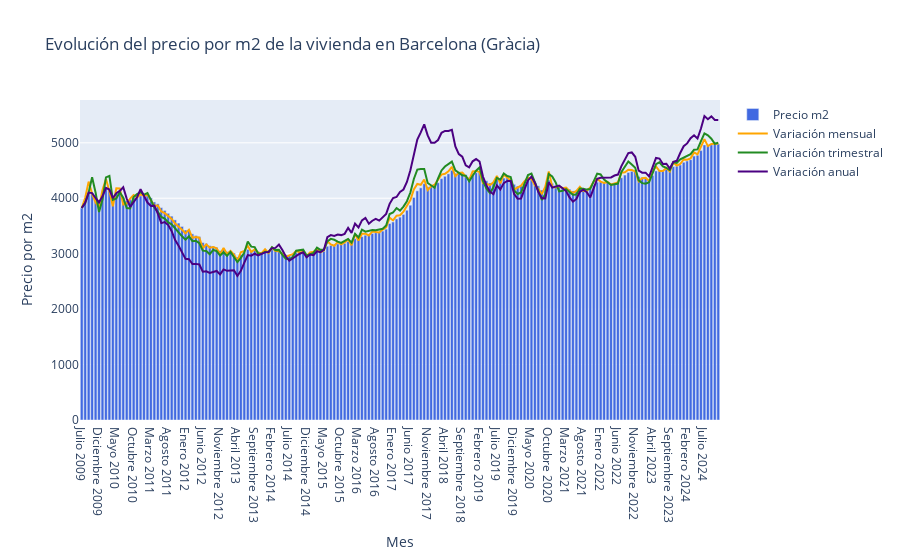

The notebook cell this image was saved under:
### Markdown cell above
## Análisis del precio de la vivienda en Barcelona (Gràcia)

### Code cell
soup = get_html('htmls/barcelona/historico_barcelona_venta.html')
df_historico_precios_venta_barcelona = extract_values(soup, divide=True)
plot_data(df_historico_precios_venta_barcelona, title="Evolución del precio por m2 de la vivienda en Barcelona (Gràcia)")

### Figure 1 — Plotly figure (JSON) as saved in the notebook; plotly's stock layout.template omitted (floating-point values rounded to 4 significant figures; data arrays with more than 128 entries replaced by an {"elided": "..."} marker saying what was removed)
{"data": [{"marker": {"color": "royalblue"}, "name": "Precio m2", "type": "bar", "x": {"elided": "185 str values"}, "y": {"elided": "185 float values"}}, {"hovertemplate": "Mes: %{x}<br>Variación mensual: %{y:.3f} €<br>Porcentaje: %{text}%<br>", "line": {"color": "orange"}, "mode": "lines", "name": "Variación mensual", "text": {"elided": "185 str values"}, "type": "scatter", "x": {"elided": "185 str values"}, "y": {"elided": "185 float values"}}, {"hovertemplate": "Mes: %{x}<br>Variación trimestral: %{y:.3f} €<br>Porcentaje: %{text}%<br>", "line": {"color": "forestgreen"}, "mode": "lines", "name": "Variación trimestral", "text": {"elided": "185 str values"}, "type": "scatter", "x": {"elided": "185 str values"}, "y": {"elided": "185 float values"}}, {"hovertemplate": "Mes: %{x}<br>Variación anual: %{y:.3f} €<br>Porcentaje: %{text}%<br>", "line": {"color": "indigo"}, "mode": "lines", "name": "Variación anual", "text": {"elided": "185 str values"}, "type": "scatter", "x": {"elided": "185 str values"}, "y": {"elided": "185 float values"}}], "layout": {"title": {"text": "Evolución del precio por m2 de la vivienda en Barcelona (Gràcia)"}, "xaxis": {"title": {"text": "Mes"}}, "yaxis": {"title": {"text": "Precio por m2"}}, "yaxis2": {"overlaying": "y", "side": "right", "title": {"text": "Variación mensual (%)"}}}}
